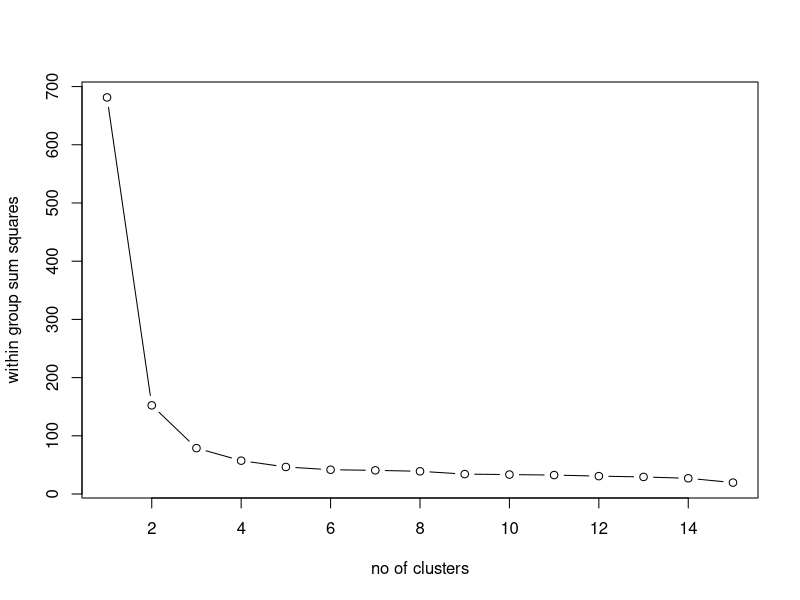
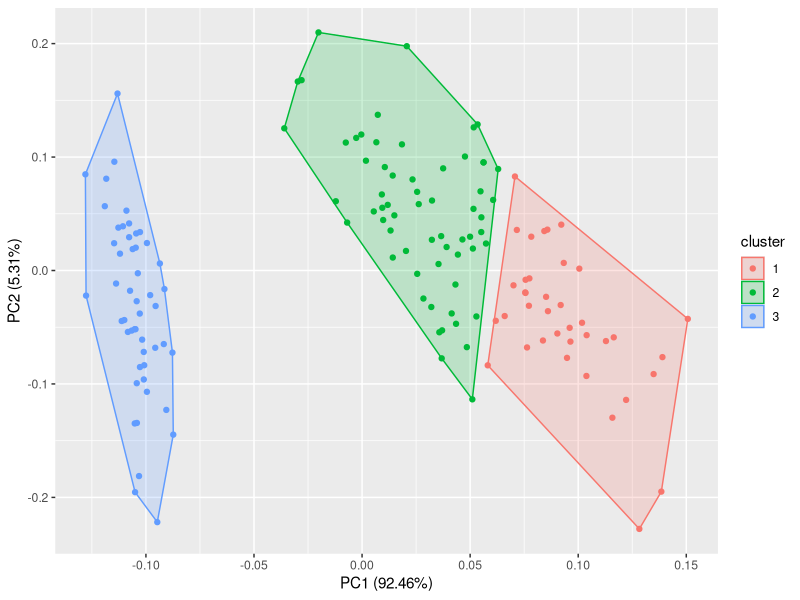

Write R code to recreate these figures, in order.
install.packages("dplyr")
install.packages("ggplot2")
install.packages("ggfortify")
library("dplyr")
library("ggplot2")
library("ggfortify")
summary(iris)
head(iris)
data<-select(iris,c(1:4))
# We need only the datapoints without the output variables for clustering as the output will be decidid by the ethod

wssplot<- function(data,nc=15,seed=1234) {
  wss<-(nrow(data)-1)*sum(apply(data,2,var)) # apply() is used to apply var(varriance) function on data, 2 means column based 1 means row based
  for (i in 2:nc) {
    set.seed(seed)
    wss[i]<-sum(kmeans(data,centers=i)$withinss)
  }
  plot(1:nc,wss,type="b",xlab="no of clusters",ylab="within group sum squares")
  wss
}
wssplot(data)
kmean<-kmeans(data,3)
kmean$centers
autoplot(kmean,data,frame=TRUE)
